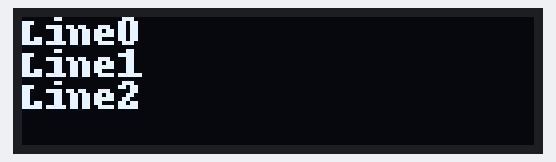
Simulated run of this program. Board: Raspberry Pi (BCM pin numbers). Parts: 128×32 one-colour display. At 0.1 s the program stops and its outputs stay as they are.

Above: at 0.2 s.

The program:

oled_display.py
```python
import time
import Adafruit_GPIO.SPI as SPI
import Adafruit_SSD1306

from PIL import Image
from PIL import ImageDraw
from PIL import ImageFont


class OledDisplay:
    def __init__(self, pin=24):
        # 128x32 display with hardware I2C:
        self.dispa = Adafruit_SSD1306.SSD1306_128_32(rst=pin, i2c_address=0x3c)
        self.clear()

    def clear(self):
        self.dispa.begin()
        self.dispa.clear()
        self.dispa.display()

    def display_text(self, text):
        width = self.dispa.width
        height = self.dispa.height
        image = Image.new('1', (width, height))

        # Get drawing object to draw on image.
        draw = ImageDraw.Draw(image)
        padding = -2
        top = padding
        bottom = height - padding

        # Load default font.
        font = ImageFont.load_default()

        # Draw a black filled box to clear the image.
        draw.rectangle((0,0, width, height), outline=0, fill=0)
        for line in text.splitlines():
            # Move left to right keeping track of the current x position for drawing shapes.
            x = 0
            draw.text((x, top), line, font=font, fill=254)
            top+=8

        # Display image.
        self.dispa.image(image)
        self.dispa.display()


if __name__ == '__main__':
    oled = OledDisplay()
    oled.display_text('Line0\nLine1\nLine2')
```
